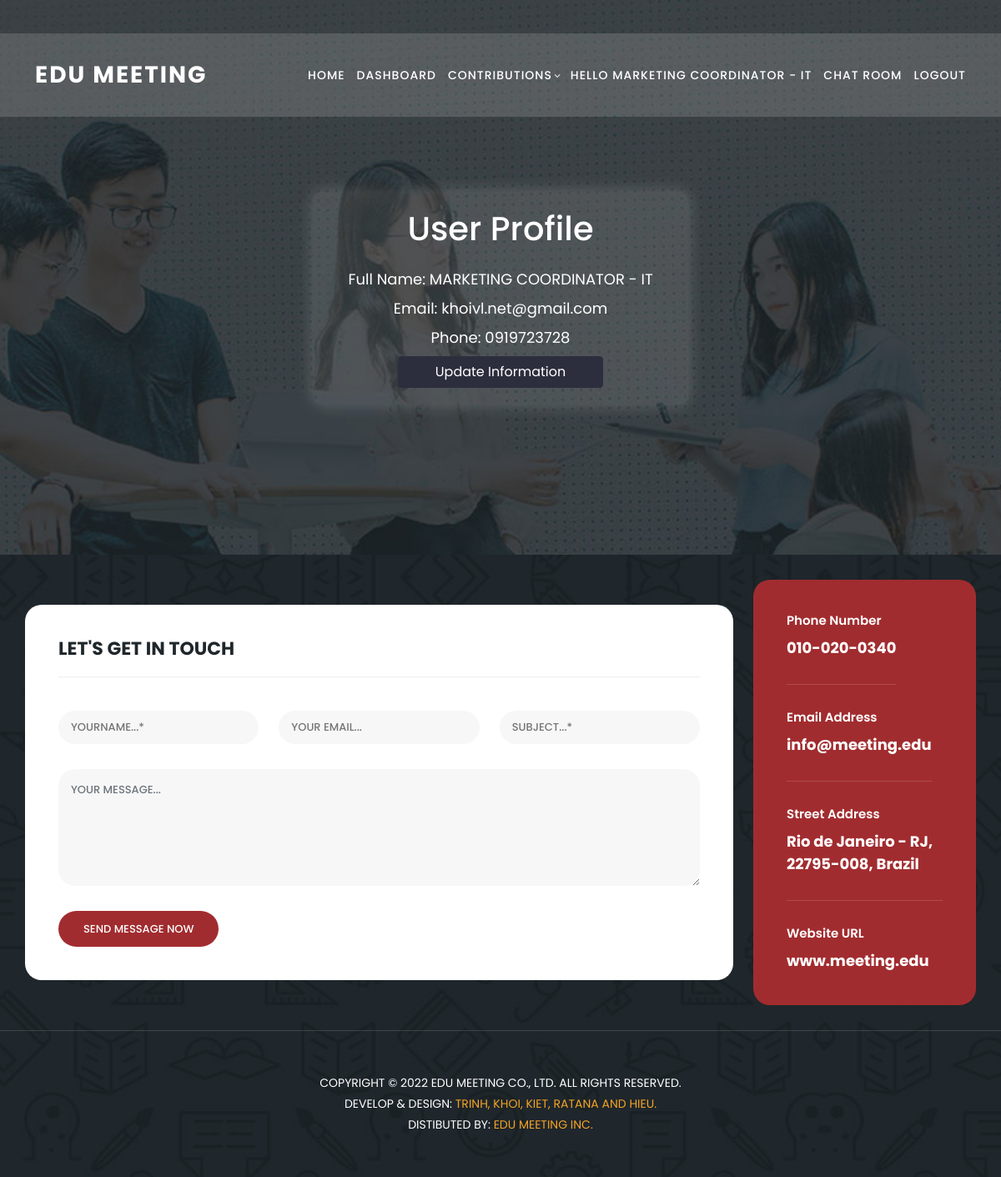
Page /profile/ (signed in) on the committed database.
### home/models.py (models this page shows, shortened)
class UserProfile(models.Model):
    user = models.OneToOneField(User, on_delete=models.CASCADE, primary_key=True)
    fullname = models.CharField(max_length=50)
    roles = models.ManyToManyField(Role, related_name='users')
    faculty = models.ForeignKey('Faculties', on_delete=models.CASCADE, null=True, blank=True)
    email = models.EmailField(max_length=254, unique=True, blank=True, null=True)
    phone = models.CharField(max_length=15)
    activities_count = models.IntegerField(default=0)
    def get_activities_count(self):
        return self.activities.count()
    get_activities_count.short_description = 'Activities Count'

### home/views.py (the view)
# urls.py: path('profile/', views.user_profile, name='profile'),
@login_required
def user_profile(request):
    user_profile = get_object_or_404(UserProfile, user=request.user)
    show_faculties = True
    faculty = user_profile.faculty
    faculties = Faculties.objects.none()
    is_coordinator = False
    is_manager = False
    is_student = False
    if request.user.is_authenticated:
        roles = [role.name for role in user_profile.roles.all()]
        if "marketing manager" in roles:
            faculties = Faculties.objects.all()
            is_manager = True
        elif "marketing coordinator" in roles:
            faculties = Faculties.objects.filter(id=faculty.id) if faculty else Faculties.objects.none()
            is_coordinator = True
        else:
            is_student = True
            show_faculties = False
    return render(request, 'profile.html', {'user_profile': user_profile,
                                            'faculties': faculties,
                                            'show_faculties': show_faculties,
                                            'is_coordinator': is_coordinator,
                                            'is_manager': is_manager,
                                            'is_student': is_student})

### templates/profile.html (shortened to what this page needs)
{% extends "header_footer.html" %}
{%load static%}
{% block content %}
    <section class="apply-now" id="apply">
        <div class="container profile-container">
            <h1 class="mb-4">User Profile</h1>
            <div class="user-information text-center">
                <p>Full Name: {{ user_profile.fullname }}</p>
                <p>Email: {{ user_profile.email }}</p>
                <p>Phone: {{ user_profile.phone }}</p>
            </div>
            <div class="text-center">
                <a href="{% url 'update_profile' %}" class="btn btn-primary">Update Information</a>
            </div>
        </div>
    </section>
{% endblock content %}

### templates/header_footer.html (shortened to what this page needs)
{%load static%}
<!DOCTYPE html>
<html lang="en">
<head>
  <link href="{% static 'vendor/bootstrap/css/bootstrap.min.css' %}" rel="stylesheet">
  <link rel="stylesheet" href="{% static 'css/fontawesome.css' %}">
  <link rel="stylesheet" href="{% static 'css/templatemo-edu-meeting.css' %}">
  <link rel="stylesheet" href="{% static 'css/owl.css' %}">
  <link rel="stylesheet" href="{% static 'css/lightbox.css' %}">
  <link rel="stylesheet" href="https://cdnjs.cloudflare.com/ajax/libs/font-awesome/6.0.0-beta3/css/regular.min.css">
</head>
<body>
  <header class="header-area header-sticky">
    <div class="container">
      <div class="row">
        <div class="col-12">
          <nav class="main-nav">
            <a href="{% url "home" %}" class="logo">
              Edu Meeting
            </a>
            <ul class="nav">
              <li>
                <a href="{% url "home" %}">Home</a>
              </li>
              {% if is_coordinator or is_manager %}
              <li>
                  <a href="{% url "statistical_analysis" %}">Dashboard</a>
              </li>
              {% elif is_guest %}
              <li>
                <a href="{% url "statistical_analysis" %}">Statiscal Analysis</a>
              </li>
              {% endif %}
              {% if user.is_authenticated %}
              {% if not is_manager and not is_admin %}
              <li class="has-sub">
                <a href="javascript:void(0)">Contributions</a>
              </li>
              {% endif %}
              {% endif %}
              {% if user.is_authenticated %}
              <li >
                <a href="{% url 'profile' %}">hello {{ request.user.userprofile.fullname }}</a>
              </li>
              {% if not is_admin and not is_guest %}
              <li>
                <a href="{% url 'list_room'%}">Chat Room</a>
              </li>
              {% endif %}
              <li>
                <a href="{% url 'logout'%}">Logout</a>
              </li>
              {% else %}
              <li>
                <a href="{% url 'login' %}">Login</a>
              </li>
              {% endif %}
            </ul>
          </nav>
        </div>
      </div>
    </div>
  </header>
  {% block content %}
  {% endblock content %}
  <section class="contact-us" id="contact">
    <div class="container" style="padding: 30px 0;">
      <div class="row">
        <div class="col-lg-9 align-self-center">
          <div class="row">
            <div class="col-lg-12">
              <form id="contact" action="" method="post">
                <div class="row">
                  <div class="col-lg-12">
                    <h2>Let's get in touch</h2>
                  </div>
                  <div class="col-lg-4">
                    <fieldset>
                      <input name="name" type="text" id="name" placeholder="YOURNAME...*" required="">
                    </fieldset>
                  </div>
                  <div class="col-lg-4">
                    <fieldset>
                      <input name="email" type="text" id="email" pattern="[^ @]*@[^ @]*" placeholder="YOUR EMAIL..."
                        required="">
                    </fieldset>
                  </div>
                  <div class="col-lg-4">
                    <fieldset>
                      <input name="subject" type="text" id="subject" placeholder="SUBJECT...*" required="">
                    </fieldset>
                  </div>
                  <div class="col-lg-12">
                    <fieldset>
                      <textarea name="message" type="text" class="form-control" id="message"
                        placeholder="YOUR MESSAGE..." required=""></textarea>
                    </fieldset>
                  </div>
                  <div class="col-lg-12">
                    <fieldset>
                      <button type="submit" id="form-submit" class="button">SEND MESSAGE NOW</button>
                    </fieldset>
                  </div>
                </div>
              </form>
            </div>
          </div>
        </div>
        <div class="col-lg-3">
          <div class="right-info">
            <ul>
              <li>
                <h6>Phone Number</h6>
                <span>010-020-0340</span>
              </li>
              <li>
                <h6>Email Address</h6>
                <span>info@meeting.edu</span>
              </li>
              <li>
                <h6>Street Address</h6>
                <span>Rio de Janeiro - RJ, 22795-008, Brazil</span>
              </li>
              <li>
                <h6>Website URL</h6>
                <span>www.meeting.edu</span>
              </li>
            </ul>
          </div>
        </div>
      </div>
    </div>
    <div class="footer">
      <p>Copyright © 2022 Edu Meeting Co., Ltd. All Rights Reserved.
        <br>
        Develop & Design: <a href="#" title="free css templates">Trinh, Khoi, Kiet, Ratana and Hieu.</a>
        <br>
        Distibuted By: <a href="#" title="Build Better UI, Faster">Edu Meeting Inc.</a>
      </p>
    </div>
  </section>
</body>
</html>

### templates/profile.html (style rules this page uses)
.user-information p { color: #fff; font-size: 18px; margin: 10px 0; }
.profile-container { max-width: 450px; margin: auto; margin-top: 50px; padding: 20px; border-radius: 10px; box-shadow: 0 0 20px rgba(255, 255, 255, 0.2); background-color: rgba(255, 255, 255, 0.1); text-align: left; }
.profile-container h1 { color: #fff; text-align: center; }
.btn-primary { background-color: #2c2e3d; border-color: #2c2e3d; width: 60%; }

### rows in the picture
UserProfile: fullname "MARKETING COORDINATOR - IT", email "khoivl.net@gmail.com", phone "0919723728"

### other values in the picture
{{ request.user.userprofile.fullname }} "MARKETING COORDINATOR - IT"
